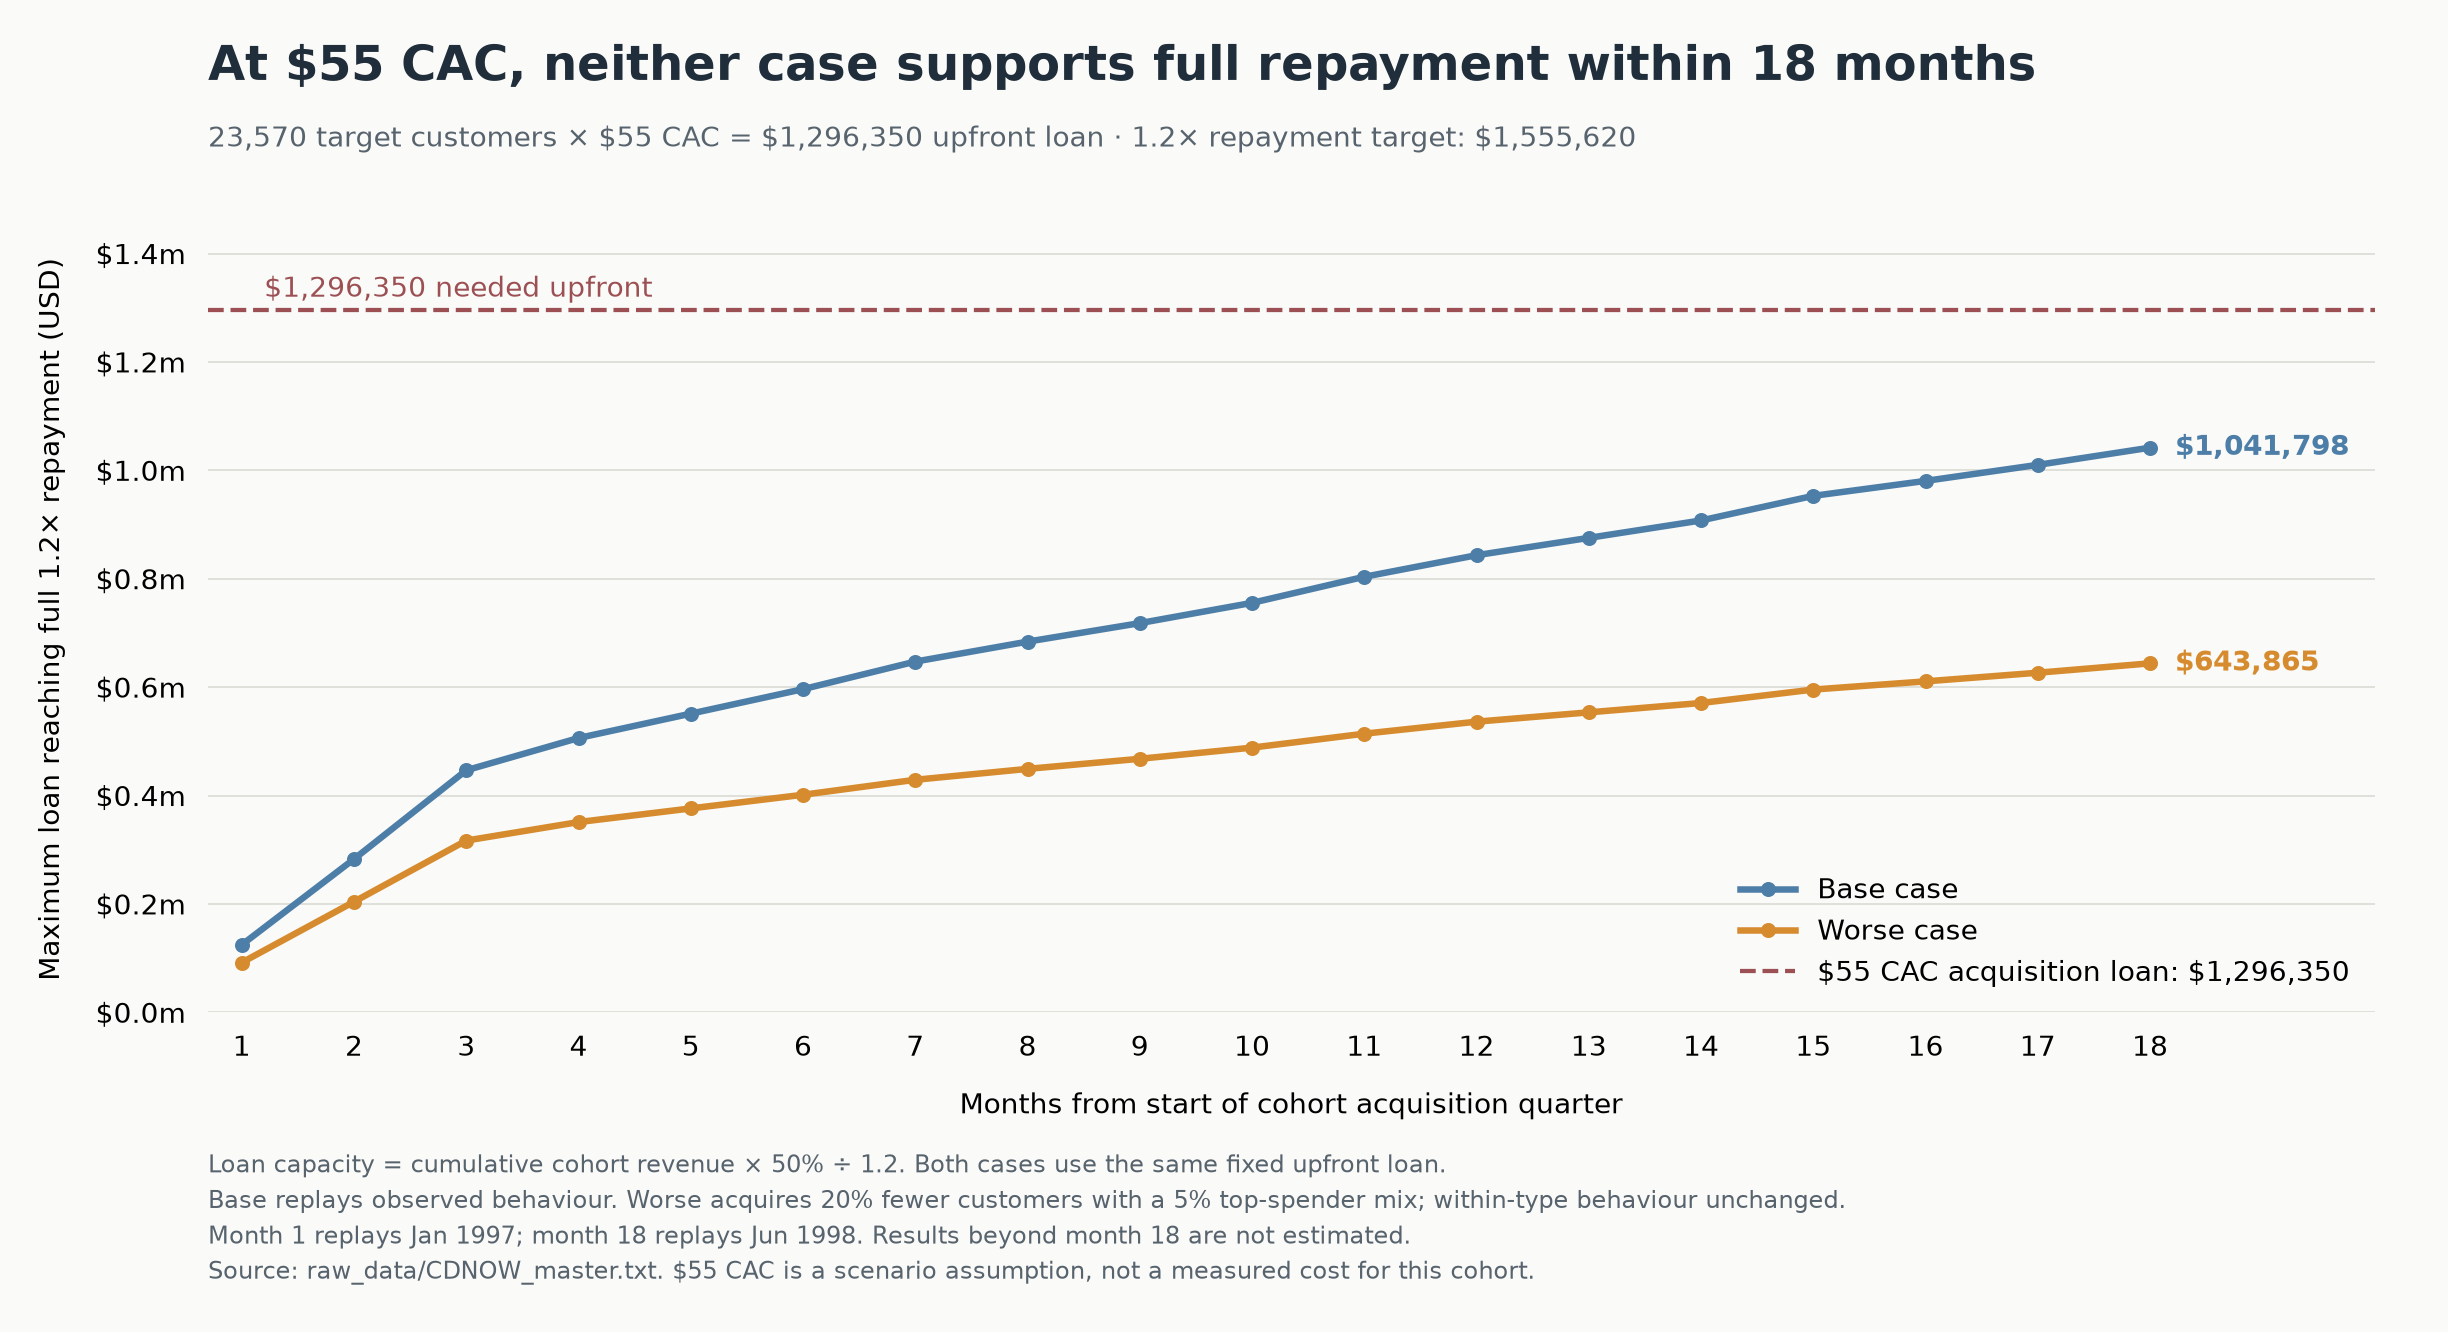

Python code for this plot:
"""Compare historical scenario loan capacity with a $55 CAC acquisition budget."""
import csv
from pathlib import Path
import matplotlib
matplotlib.use("Agg")
import matplotlib.pyplot as plt
from matplotlib.ticker import FuncFormatter

BASE = Path(__file__).resolve().parent
with (BASE / "cdnow_cohort_loan_capacity.csv").open() as source:
    rows = list(csv.DictReader(source))
loan = 23570 * 55
plt.rcParams.update({"font.family": "DejaVu Sans", "font.size": 11, "text.parse_math": False})
fig, ax = plt.subplots(figsize=(13.6, 7.4), facecolor="#FAFAF8")
ax.set_facecolor("#FAFAF8")
for scenario, color, label in (("normal", "#4D7EA8", "Base case"), ("worse", "#D68B2E", "Worse case")):
    values = [float(r[scenario + "_max_upfront_loan_usd"]) for r in rows]
    ax.plot(range(1, 19), values, color=color, marker="o", markersize=5, linewidth=2.6, label=label)
    ax.annotate(f"${values[-1]:,.0f}", (18, values[-1]), xytext=(10, 0), textcoords="offset points", va="center", color=color, weight="bold", fontsize=11)
ax.axhline(loan, color="#9C5053", linewidth=1.7, linestyle="--", label="$55 CAC acquisition loan: $1,296,350")
ax.text(1.2, loan + 24000, "$1,296,350 needed upfront", color="#9C5053", fontsize=11)
ax.set_xlim(.7, 20)
ax.set_ylim(0, 1450000)
ax.set_xticks(range(1, 19))
ax.set_xlabel("Months from start of cohort acquisition quarter", labelpad=12)
ax.set_ylabel("Maximum loan reaching full 1.2× repayment (USD)", labelpad=12)
ax.yaxis.set_major_formatter(FuncFormatter(lambda v, _: f"${v/1000000:.1f}m"))
ax.grid(axis="y", color="#DDDDD8", linewidth=.7)
ax.set_axisbelow(True)
ax.spines[["top", "right", "left", "bottom"]].set_visible(False)
ax.tick_params(axis="both", length=0, pad=9)
ax.legend(loc="lower right", frameon=False)
fig.text(.085, .94, "At $55 CAC, neither case supports full repayment within 18 months", fontsize=19, weight="bold", color="#202D3A")
fig.text(.085, .89, "23,570 target customers × $55 CAC = $1,296,350 upfront loan · 1.2× repayment target: $1,555,620", fontsize=11, color="#57636D")
fig.text(.085, .04, "Loan capacity = cumulative cohort revenue × 50% ÷ 1.2. Both cases use the same fixed upfront loan.\nBase replays observed behaviour. Worse acquires 20% fewer customers with a 5% top-spender mix; within-type behaviour unchanged.\nMonth 1 replays Jan 1997; month 18 replays Jun 1998. Results beyond month 18 are not estimated.\nSource: raw_data/CDNOW_master.txt. $55 CAC is a scenario assumption, not a measured cost for this cohort.", fontsize=9.5, color="#57636D", linespacing=1.5)
fig.subplots_adjust(left=.085, right=.97, top=.83, bottom=.24)
for ext in ("png", "svg"):
    fig.savefig(BASE / (Path(__file__).stem + "." + ext), dpi=180, facecolor=fig.get_facecolor())
